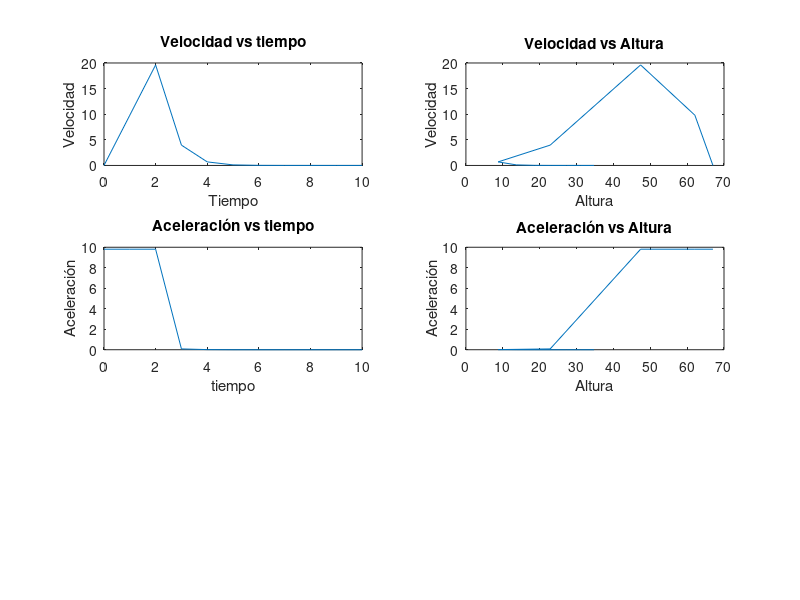

This chart was generated by the following MATLAB code:
%REALIZADO POR>
%Alberto Navarrete A01442954
%Jemuel Flores A01367182
%Grecia Pacheco A01366730
%Oscar Reyes A01369421
%MAIN

t=[0:1:10];
m=800;
g=9.81;
e=2.718;
Fg=m*g;
k=[1100];
v=[];
v1=[];
alti=67;
for i=2:length(t)
    k(i)=k(i-1)+60;
end

%Velocidad
va=0;
i=1;
while va<19
    v1(i)=9.81*t(i);
    va=v1(i);
    i=i+1;
end
r=i-1;   
t0=t(i-1);
v0=va;
for i=r:length(t)
     if va>=0
         x=-k(i)*t(i)/m;
         v1(i)=((-e^((-k(i)/m)*(t(i)-t0)))*(g-k(i)*v0)+g)/k(i);
         va=v1(i);
     end
    if va<0
        v1(i)=0;
    end

end
%Altura Caida Libre

for i=1:(r+1)
    h2(i)=alti-(0.5)*(g)*(t(i).^2);
end
%Altura Frenado Magnético
for i=(r+2):length(t)
    x=((-k(i)*t(i))+t0*k(i))/m;
    term1= ((e.^x)-1);
    term2=m*(Fg-v1(i)*k(i));
    term3=(term1*term2)/(k(i).^2);
    term4=((Fg*t(i))/k(i));
    term5=(-Fg*t0)/(k(i));
    h2(i)=term3+term4+term5;
    
end

%Aceleración Caida Libre

for i=1:(r+1)
    v3(i)=9.81;
    
    
end
%Aceleración
for i=(r+1):length(t)
    x=-(k(i)*t(i))/m;
    v3(i)=(((e^x).*Fg)/m);
    
    
end



subplot(3,2,1),plot(t,v1);
title('Velocidad vs tiempo');
xlabel('Tiempo');
ylabel('Velocidad');

subplot(3,2,2),plot(h2,v1);
title('Velocidad vs Altura');
xlabel('Altura');
ylabel('Velocidad');

subplot(3,2,3),plot(t,v3);
title('Aceleración vs tiempo');
xlabel('tiempo');
ylabel('Aceleración');

subplot(3,2,4),plot(h2,v3);
title('Aceleración vs Altura');
xlabel('Altura');
ylabel('Aceleración');